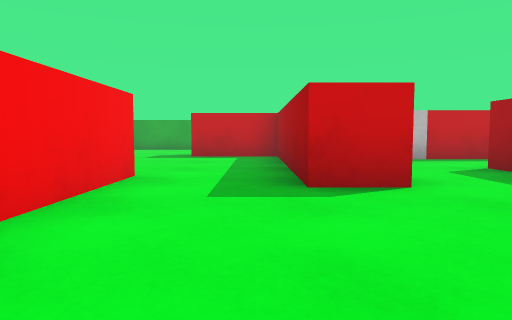
View 1 (above)

15 first-person views from a walk through a 3-D level made in the Unity game engine. The camera is 0.51 m above the floor, tilts 4° down and sees 70° across. The floor is counted in squares, 1 m on a side. Each view is taken from the middle of a square. On the plan, view 1 faces up. The plan holds only what a view shows up to about 9 squares ahead; the rest is blank. The place goes on beyond the plan. The player character is not drawn. Surface patterns are stand-ins for the level's own textures.

View 2
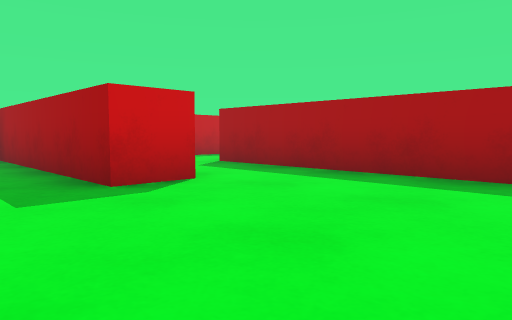

View 3
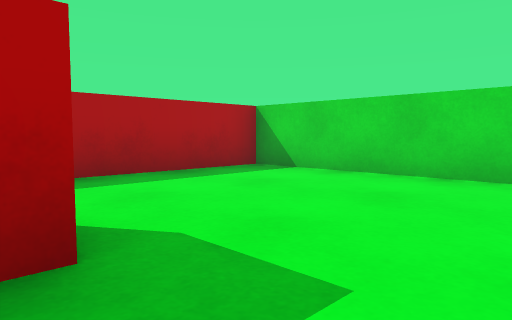

View 4
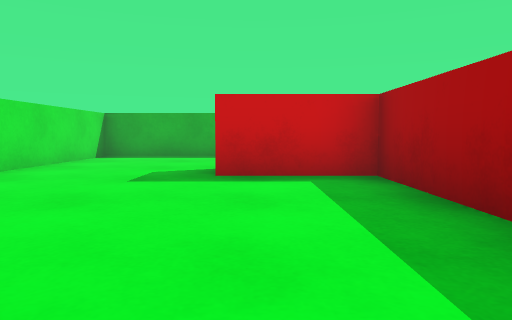

View 5
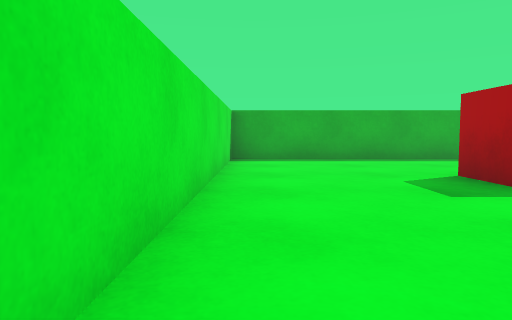

View 6
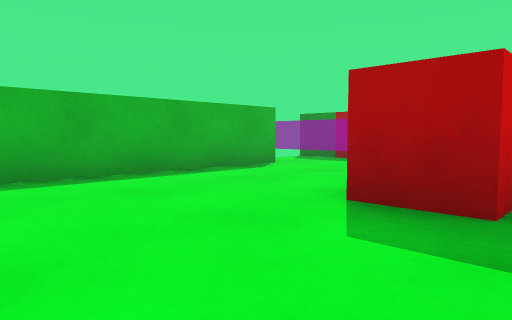

View 7
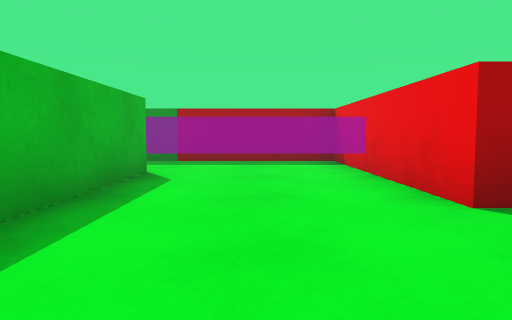

View 8
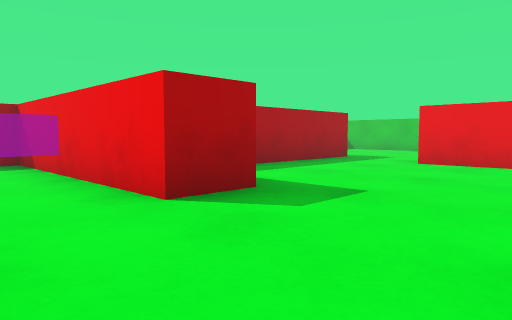

View 9
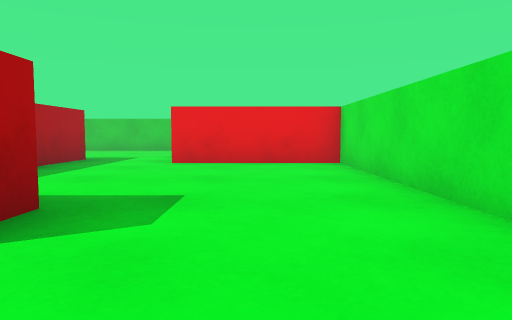

View 10
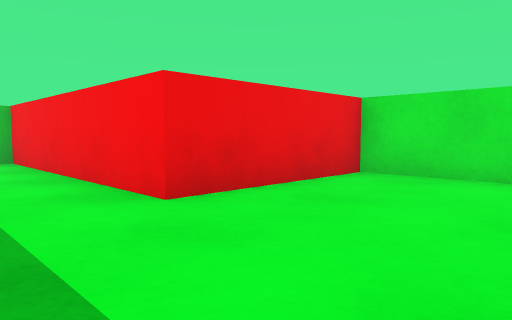

View 11
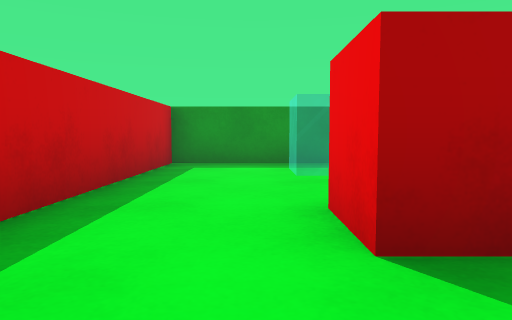

View 12
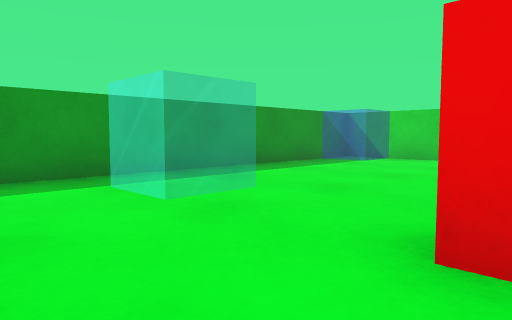

View 13
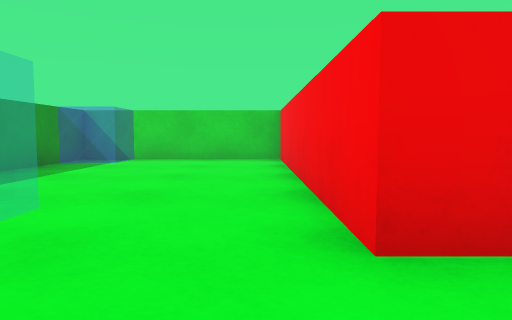

View 14
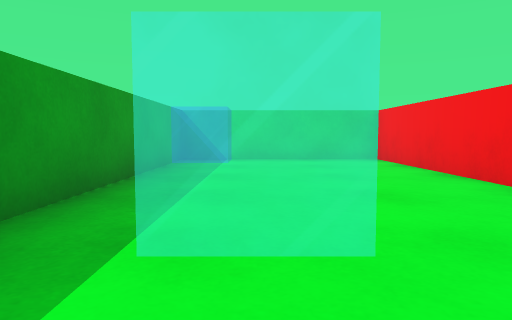

View 15
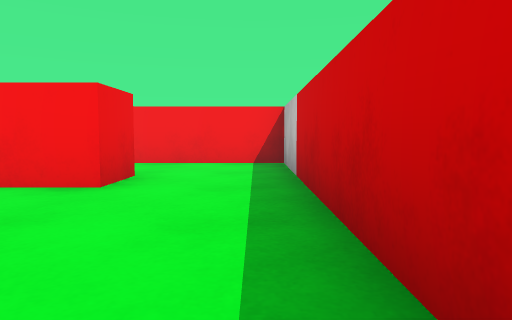

### Floor plan
Points are (right, up) in squares from view 1. A wall is a line through its corners. A room is listed if a view was taken in it or the views show most of it. See-through windows are left out.
Room 1 (views 1, 2)
walls: (1.6, 3.5) (0.5, 3.5); (-1.5, 3.5) (-1.5, -0.5) (3.5, -0.5) (3.5, 3.5)
ways out: opening at (-0.5, 4) to room 2; opening at (2.5, 4.5) to room 3
Room 2 (views 3, 4, 5, 6, 7, 8, 9, 10)
walls: (-2.6, 4.5) (-1.5, 4.5) (-1.5, 3.5); (0.5, 3.5) (0.5, 8.5) (-1.5, 8.5) (-1.5, 9.5) (3, 9.5) (3, 13.5); (1.1, 12.5) (-4.5, 12.5) (-4.5, 4.5)
ways out: opening at (-0.5, 4) to room 1
objects: red block (-4, 4) to (-3, 4)
Room 3 (views 11, 12)
walls: (4.5, 7.5) (3.5, 7.5); (1.5, 7.6) (1.5, 4.7); (3.5, 3.5) (3.5, 5.5) (4.5, 5.5)
ways out: opening at (2.5, 4.5) to room 1; opening at (4, 6.5) to room 4
objects: white block (2, 8) to (3, 8)
Room 4 (views 13, 14, 15)
walls: (4.5, 5.5) (4.5, -0.5) (8.5, -0.5) (8.5, 7.5) (4.5, 7.5)
ways out: opening at (4, 6.5) to room 3

Where each view was taken, in squares from view 1:
view 1: 0 up, 0 right, facing up
view 2: 0 up, 1 left, facing up-right
view 3: 4 up, 1 left, facing down-right
view 4: 4 up, 1 left, facing up
view 5: 5 up, 4 left, facing up
view 6: 8 up, 4 left, facing up-right
view 7: 11 up, 4 left, facing right
view 8: 11 up, 4 left, facing down-right
view 9: 11 up, 3 left, facing down
view 10: 7 up, 0 right, facing down-left
view 11: 6 up, 2 right, facing right
view 12: 7 up, 4 right, facing down-right
view 13: 7 up, 5 right, facing down
view 14: 7 up, 7 right, facing down
view 15: 7 up, 8 right, facing left
